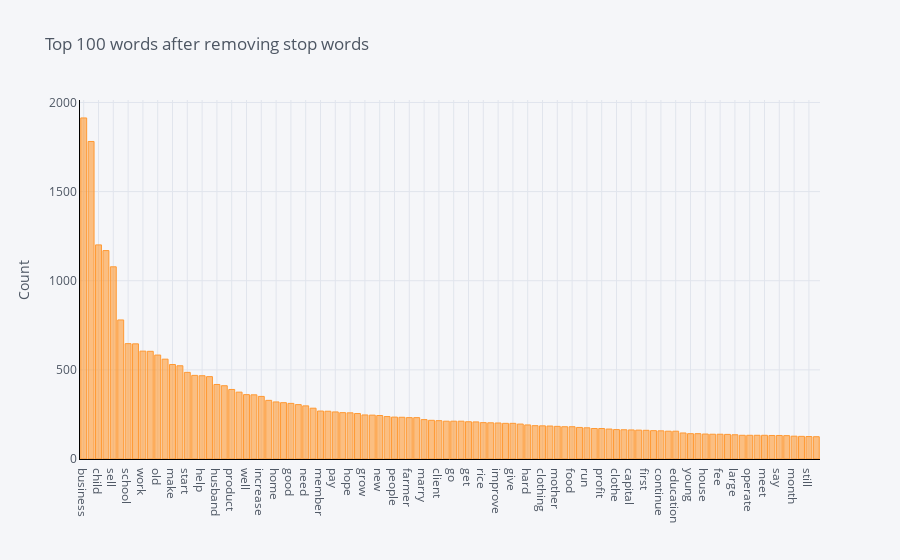

Notebook source saved alongside this figure:
### Code cell
plot_model()

### Figure 1 — Plotly figure (JSON) as saved in the notebook; plotly's stock layout.template omitted (floating-point values rounded to 4 significant figures)
{"data": [{"marker": {"color": "rgba(255, 153, 51, 0.6)", "line": {"color": "rgba(255, 153, 51, 1.0)", "width": 1}}, "name": "count", "orientation": "v", "text": "", "type": "bar", "x": ["business", "loan", "child", "year", "sell", "buy", "school", "also", "work", "use", "old", "family", "make", "able", "start", "small", "help", "group", "husband", "live", "product", "purchase", "well", "income", "increase", "woman", "home", "customer", "good", "community", "need", "order", "member", "request", "pay", "expand", "hope", "stock", "grow", "want", "new", "time", "people", "provide", "farmer", "store", "marry", "many", "client", "money", "go", "area", "get", "entrepreneur", "rice", "support", "improve", "market", "give", "life", "hard", "sale", "clothing", "repay", "mother", "ago", "food", "shop", "run", "take", "profit", "plan", "clothe", "invest", "capital", "service", "first", "high", "continue", "farm", "education", "local", "young", "item", "house", "demand", "fee", "married", "large", "wife", "operate", "enable", "meet", "receive", "say", "day", "month", "age", "still", "offer"], "y": [1913, 1781, 1201, 1169, 1078, 780, 647, 646, 605, 604, 583, 560, 530, 523, 486, 469, 467, 462, 418, 411, 390, 375, 361, 360, 351, 329, 320, 316, 312, 305, 298, 285, 269, 268, 264, 260, 259, 255, 247, 246, 244, 238, 235, 234, 232, 232, 221, 217, 215, 212, 212, 212, 209, 208, 204, 203, 202, 200, 200, 196, 191, 187, 186, 185, 183, 181, 181, 177, 175, 171, 171, 168, 165, 164, 163, 162, 161, 159, 158, 156, 156, 146, 142, 142, 140, 139, 139, 138, 136, 133, 133, 133, 133, 132, 132, 131, 128, 127, 126, 125]}], "layout": {"legend": {"bgcolor": "#F5F6F9", "font": {"color": "#4D5663"}}, "paper_bgcolor": "#F5F6F9", "plot_bgcolor": "#F5F6F9", "title": {"font": {"color": "#4D5663"}, "text": "Top 100 words after removing stop words"}, "xaxis": {"gridcolor": "#E1E5ED", "linecolor": "black", "showgrid": true, "tickfont": {"color": "#4D5663"}, "title": {"font": {"color": "#4D5663"}, "text": ""}, "zerolinecolor": "#E1E5ED"}, "yaxis": {"gridcolor": "#E1E5ED", "linecolor": "black", "showgrid": true, "tickfont": {"color": "#4D5663"}, "title": {"font": {"color": "#4D5663"}, "text": "Count"}, "zerolinecolor": "#E1E5ED"}}}
